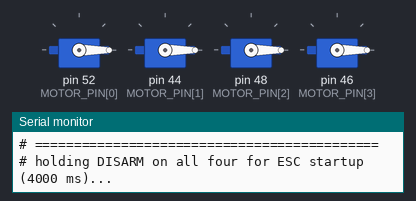
Bench run of a sketch on a simulated Arduino Mega 2560, built with avr-gcc and run on an emulated ATmega2560. Shown: 4 × servo, the last lines printed to the serial monitor.

Above: at 0.1 s.
At 5.0 s:
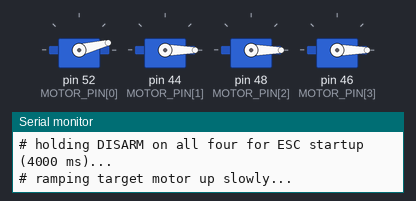
At 6.5 s:
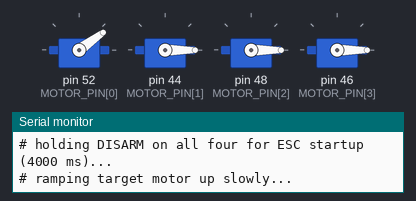
Timing chart, 0 to 8.0 s (numbered marks = the images above):
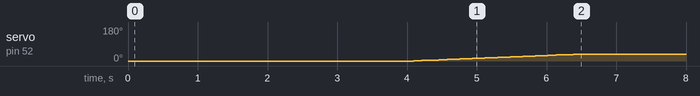

The sketch:

motor_dir.ino
```cpp
// Single-motor spin direction check.
//
// Attaches ALL FOUR ESC outputs and holds them at DISARM, then ramps just
// the TARGET_MOTOR up to a slow steady speed. Keeping the other three ESCs
// fed with valid throttle-low pulses prevents them from going into
// no-signal mode and randomly twitching while you're trying to read the
// direction of the one you actually care about.
//
// Workflow per motor:
//   1. Edit TARGET_MOTOR below (0=M1, 1=M2, 2=M3, 3=M4).
//   2. Recompile + upload via USB (no battery).
//   3. Unplug USB, plug battery — selected motor reaches 1200 us after
//      ~7 s, others stay at DISARM.
//   4. Read the spin direction.
//   5. Disconnect battery, repeat for the next motor.
//
// Expected directions (looking DOWN from above):
//   M1 front-right -> CCW
//   M2 rear-right  -> CW
//   M3 rear-left   -> CCW
//   M4 front-left  -> CW
//
// Wrong direction -> swap any two of the three thick motor wires between
// that ESC and that motor.
//
// PROPS MUST BE OFF.

#include <Servo.h>

// >>> CHANGE THIS for each motor you want to test. <<<
#define TARGET_MOTOR  0    // 0=M1 front-right, 1=M2 rear-right, 2=M3 rear-left, 3=M4 front-left

static const uint8_t  MOTOR_PIN[4]   = { 52, 44, 48, 46 };
static const char*    MOTOR_LABEL[4] = { "M1 front-right (expect CCW)",
                                         "M2 rear-right  (expect CW )",
                                         "M3 rear-left   (expect CCW)",
                                         "M4 front-left  (expect CW )" };
static const uint16_t US_DISARM      = 1000;
static const uint16_t US_HOLD        = 1200;   // steady slow-spin level
static const uint32_t ESC_BOOT_MS    = 4000;
static const uint16_t RAMP_STEP_US   = 5;
static const uint32_t RAMP_STEP_MS   = 60;     // ~2.4 s ramp from 1000 to 1200

Servo motors[4];

static void writeOthersDisarm() {
  for (uint8_t i = 0; i < 4; i++) {
    if (i != TARGET_MOTOR) motors[i].writeMicroseconds(US_DISARM);
  }
}

void setup() {
  Serial.begin(115200);
  Serial.println();
  Serial.println(F("# ============================================"));
  Serial.println(F("# motor_dir — single-motor spin check"));
  Serial.println(F("# PROPS MUST BE OFF"));
  Serial.print  (F("# Testing: "));
  Serial.println(MOTOR_LABEL[TARGET_MOTOR]);
  Serial.print  (F("# Pin: "));
  Serial.println(MOTOR_PIN[TARGET_MOTOR]);
  Serial.println(F("# (other three motors held at DISARM)"));
  Serial.println(F("# ============================================"));

  // Attach ALL four ESCs and start them at DISARM. This keeps the unused
  // three ESCs in a known idle state instead of seeing no-signal noise.
  for (uint8_t i = 0; i < 4; i++) {
    motors[i].attach(MOTOR_PIN[i], US_DISARM, 2000);
    motors[i].writeMicroseconds(US_DISARM);
  }

  Serial.print(F("# holding DISARM on all four for ESC startup ("));
  Serial.print(ESC_BOOT_MS); Serial.println(F(" ms)..."));
  uint32_t t0 = millis();
  while (millis() - t0 < ESC_BOOT_MS) {
    for (uint8_t i = 0; i < 4; i++) motors[i].writeMicroseconds(US_DISARM);
    delay(20);
  }

  Serial.println(F("# ramping target motor up slowly..."));
  for (uint16_t us = US_DISARM; us <= US_HOLD; us += RAMP_STEP_US) {
    motors[TARGET_MOTOR].writeMicroseconds(us);
    writeOthersDisarm();
    delay(RAMP_STEP_MS);
  }
  Serial.print(F("# holding target at "));
  Serial.print(US_HOLD);
  Serial.println(F(" us forever — observe spin direction"));
}

void loop() {
  motors[TARGET_MOTOR].writeMicroseconds(US_HOLD);
  writeOthersDisarm();
  delay(50);
}
```
